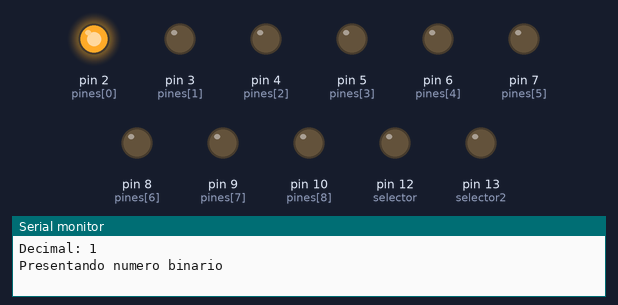
This sketch was run on a simulated Arduino Uno, built with avr-gcc and run on an emulated ATmega328P. Parts: output pins drawn as LEDs (lit = HIGH), the last lines printed to the serial monitor.

Above: at 0.1 s.
At 4.1 s:
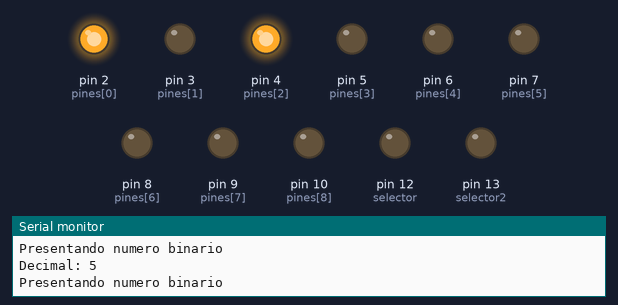
At 9.1 s:
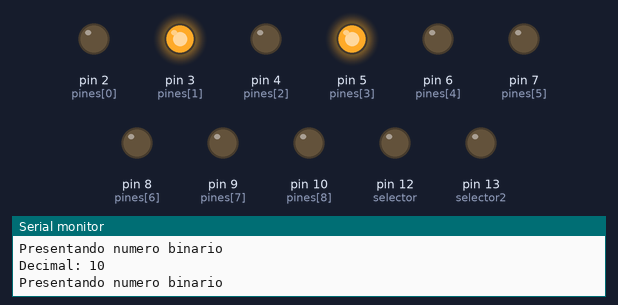
At 19.1 s:
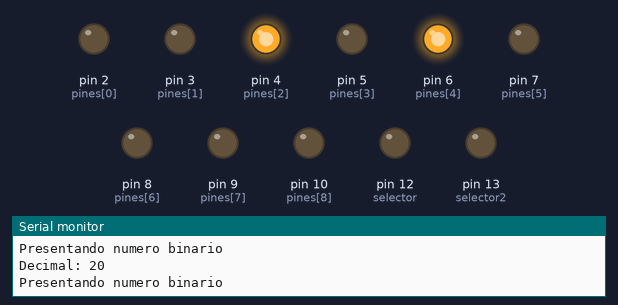
At 28.1 s:
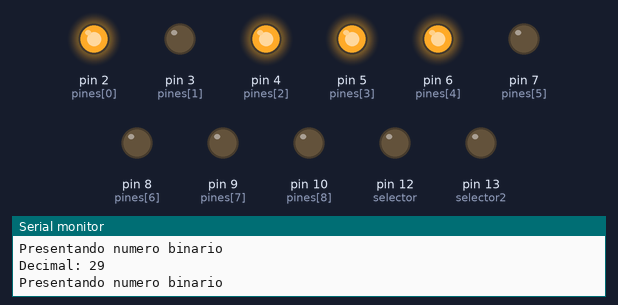
At 38.1 s:
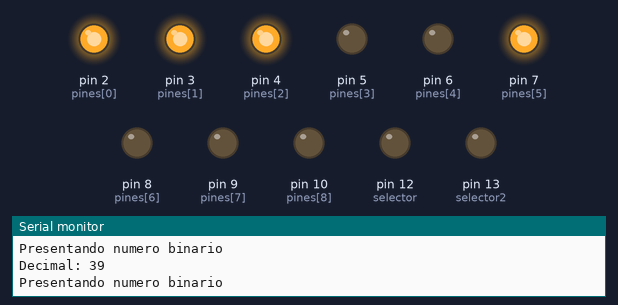
Timing chart, 0 to 40.0 s (numbered marks = the images above):
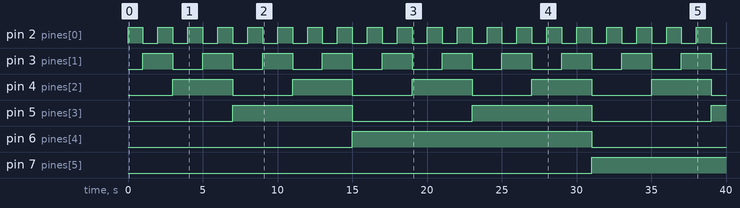

Measured:
- by itself, pin 2 (pines[0]): alternates HIGH for 1.0 s and LOW for 1.0 s
- by itself, pin 3 (pines[1]): alternates HIGH for 2.0 s and LOW for 2.0 s
- by itself, pin 4 (pines[2]): alternates HIGH for 4.0 s and LOW for 4.0 s
- by itself, pin 5 (pines[3]): alternates HIGH for 8.0 s and LOW for 8.0 s
- by itself, pin 6 (pines[4]): LOW → HIGH at 15.0 s, → LOW 16.0 s later
- by itself, pin 7 (pines[5]): LOW → HIGH at 31.0 s

The sketch:

contadorBinario.ino
```cpp
//Pines para LEDs que se moveran
int pines[]={2,3,4,5,6,7,8,9,10};

int selector=12;

int selector2=13;

int binario=0;

int k=0;

//k=255;

//Configuracion Arduino
void setup(){

  //Configuracion de pines en salida
  for(int i=0; i<=8; i++){
    pinMode(pines[i], OUTPUT);
  }


  //selector de modos de LED
  pinMode(selector, OUTPUT);

  pinMode(selector2, OUTPUT);

  Serial.begin(9600);  //Se abre el puerto USB (serie)
}

void loop(){
    binario++;
    if(binario>255){
      binario=0;
    }
    Serial.print("Decimal: ");
    Serial.println(binario);
    Serial.println("Presentando numero binario");
    k=binario;
    for(int i=2; i<=9; i++){
      digitalWrite(i,k%2);
      k=k/2;
    }
    delay(1000);
}
```
